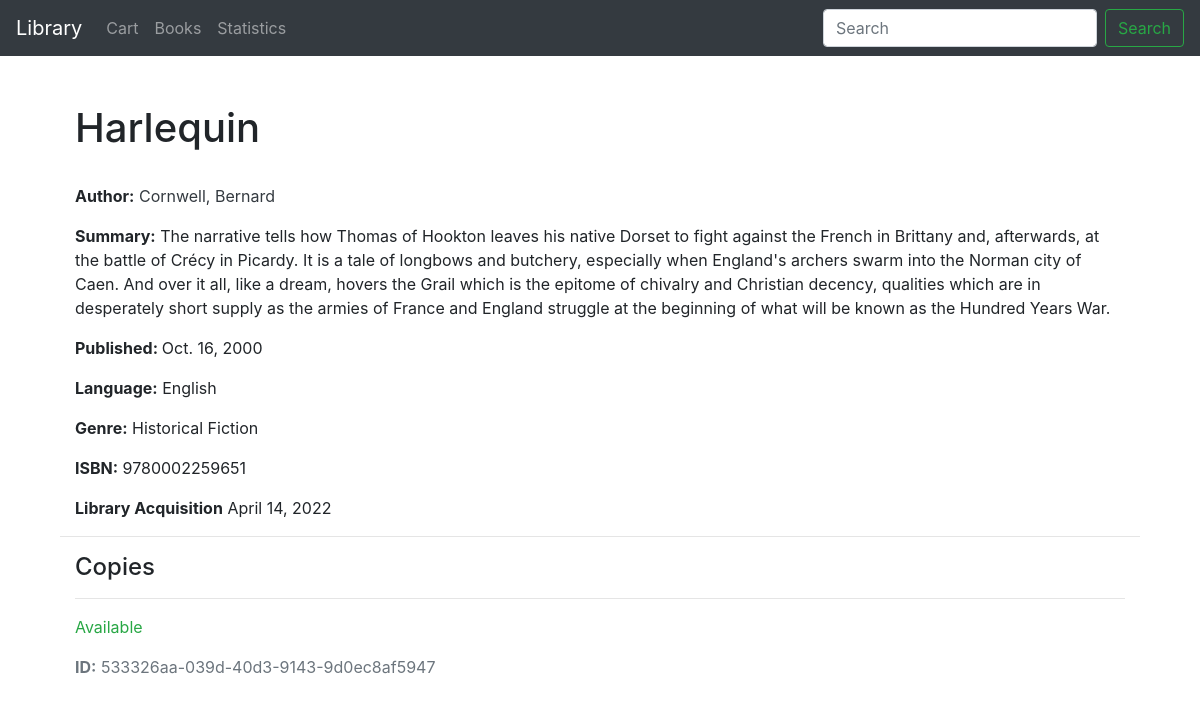
Screenshot of /book/19 with the database file from the repository.
### library/models.py (models this page shows, shortened)
class Book(models.Model):
    book_isbn = models.CharField('ISBN', max_length=13, unique=True, default=0)
    book_name = models.CharField('Name', max_length=200)
    book_author = models.ForeignKey(Author, on_delete=models.SET_NULL, null=True)
    book_genre = models.ManyToManyField(BookGenre, blank=True)
    book_language = models.ForeignKey(Language, on_delete=models.SET_NULL, null=True)
    book_launch_year = models.DateField('Date Published')
    book_acquired_year = models.DateField('Acquisition Date')
    book_description = models.TextField(max_length=1000, null=True, blank=True)
    book_quantity = models.IntegerField('Quantity')
    cart = models.ForeignKey(Cart, on_delete=models.CASCADE, null=True)
    class Meta:
        ordering = ['book_name']
    def display_genre(self):
        return ', '.join([genre.item_genre for genre in self.book_genre.all()[:3]])
    display_genre.short_description = 'Genre'

class Author(models.Model):
    author_first_name = models.CharField(max_length=120)
    author_last_name = models.CharField(max_length=120)
    class Meta:
        ordering = ['author_last_name', 'author_first_name']
    def __str__(self):
        return f'{self.author_last_name.capitalize()}, {self.author_first_name}'

class Language(models.Model):
    language_name = models.CharField(max_length=50)
    def __str__(self):
        return self.language_name

class BookGenre(models.Model):
    item_genre = models.CharField(max_length=20)
    class Meta:
        ordering = ['item_genre']

class InstanceBook(models.Model):
    id = models.UUIDField(primary_key=True, default=uuid.uuid4)
    book = models.ForeignKey('Book', on_delete=models.RESTRICT, null=True)
    book_due_date = models.DateField(null=True, blank=True)
    book_borrower = models.ForeignKey(User, on_delete=models.SET_NULL, null=True, blank=True)
    BOOK_STATUS_CHOICES = (
        ('ava', 'Available'),
        ('onl', 'Loaned'),
        ('una', 'Unavailable')
    )
    book_status = models.CharField(max_length=3, choices=BOOK_STATUS_CHOICES,
                                   blank=True, default='ava', help_text='Book Availability')
    class Meta:
        ordering = ['book_due_date']

### library/views.py (the view)
# urls.py: path('book/<int:pk>', views.BookDetailView.as_view(), name='book-detail'),
class BookDetailView(generic.DetailView):
    model = Book
    template_name = 'book_detail.html'

### templates/book_detail.html (shortened to what this page needs)
{% extends "base.html" %}
{% block content %}
    <br>
    <div class="container">
        <div class="container">
            <h1>{{ book.book_name }}</h1>
        </div>
        <br>
        <div class="container">
              <p><strong>Author:</strong> <a href="{% url 'author-detail' book.book_author.pk %}" class="text-dark text-decoration-none">{{ book.book_author }}</a></p>
              <p><strong>Summary:</strong> {{ book.book_description}}</p>
              <p><strong>Published: </strong> {{ book.book_launch_year}}</p>
            <p><strong>Language:</strong> {{ book.book_language }}</p>
              <p><strong>Genre:</strong>
                {{ book.display_genre }}
              </p>
                <p><strong>ISBN:</strong> {{ book.book_isbn }}</p>
            <p><strong>Library Acquisition</strong> {{ book.book_acquired_year }}</p>
        </div>
        <hr>
    <div class="container">
        <h4>Copies</h4>
            {% for copy in book.instancebook_set.all %}
      <hr>
      <p class="{% if copy.book_status == 'ava' %}text-success{% elif copy.book_status == 'onl' %}text-danger{% else %}text-warning{% endif %}">
        {{ copy.get_book_status_display }}
      </p>
      <p class="text-muted"><strong>ID:</strong> {{ copy.id }}</p>
    {% endfor %}
    </div>
    </div>
{% endblock %}

### rows the page displays
Book: book_name "Harlequin", book_author "Cornwell, Bernard", book_description "The narrative tells how Thomas of Hookton leaves his native Dorset to fight against the French in Brittany and, afterwards, at the battle of Crécy in Picardy. It is a tale of longbows and butchery, especially when England's archers swarm into the Norman city of Caen. And over it all, like a dream, hovers the Grail which is the epitome of chivalry and Christian decency, qualities which are in desperately short supply as the armies of France and England struggle at the beginning of what will be known as the Hundred Years War.", book_launch_year "Oct. 16, 2000", book_language "English", display_genre "Historical Fiction", book_isbn "9780002259651", book_acquired_year "April 14, 2022"
InstanceBook: book_status "Available", id "533326aa-039d-40d3-9143-9d0ec8af5947"
